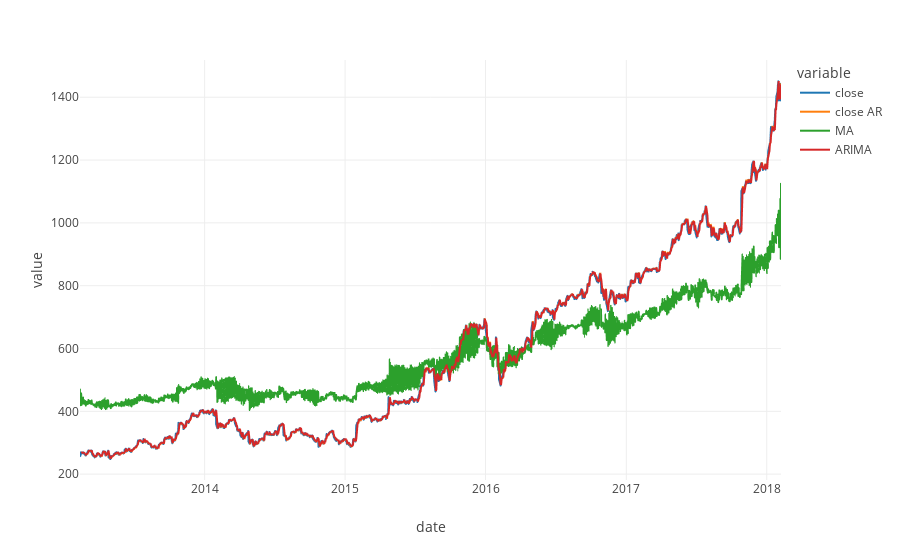

This figure's notebook cell:
### Code cell
ilinechart(melted, "date", "value", groups="variable")

### Figure 1 — Plotly figure (JSON) as saved in the notebook; plotly's stock layout.template omitted (floating-point values rounded to 4 significant figures; data arrays with more than 128 entries replaced by an {"elided": "..."} marker saying what was removed)
{"data": [{"hovertemplate": "variable=close<br>date=%{x}<br>value=%{y}<extra></extra>", "legendgroup": "close", "line": {"color": "#1F77B4", "dash": "solid"}, "mode": "lines", "name": "close", "showlegend": true, "type": "scattergl", "x": {"elided": "1258 str values"}, "xaxis": "x", "y": {"elided": "1258 float values"}, "yaxis": "y"}, {"hovertemplate": "variable=close AR<br>date=%{x}<br>value=%{y}<extra></extra>", "legendgroup": "close AR", "line": {"color": "#FF7F0E", "dash": "solid"}, "mode": "lines", "name": "close AR", "showlegend": true, "type": "scattergl", "x": {"elided": "1258 str values"}, "xaxis": "x", "y": {"elided": "1258 float values"}, "yaxis": "y"}, {"hovertemplate": "variable=MA<br>date=%{x}<br>value=%{y}<extra></extra>", "legendgroup": "MA", "line": {"color": "#2CA02C", "dash": "solid"}, "mode": "lines", "name": "MA", "showlegend": true, "type": "scattergl", "x": {"elided": "1258 str values"}, "xaxis": "x", "y": {"elided": "1258 float values"}, "yaxis": "y"}, {"hovertemplate": "variable=ARIMA<br>date=%{x}<br>value=%{y}<extra></extra>", "legendgroup": "ARIMA", "line": {"color": "#D62728", "dash": "solid"}, "mode": "lines", "name": "ARIMA", "showlegend": true, "type": "scattergl", "x": {"elided": "1258 str values"}, "xaxis": "x", "y": {"elided": "1258 float values"}, "yaxis": "y"}], "layout": {"legend": {"title": {"text": "variable"}, "tracegroupgap": 0}, "margin": {"t": 60}, "title": {"x": 0.5}, "xaxis": {"anchor": "y", "domain": [0, 1], "title": {"text": "date"}}, "yaxis": {"anchor": "x", "domain": [0, 1], "title": {"text": "value"}}}}
